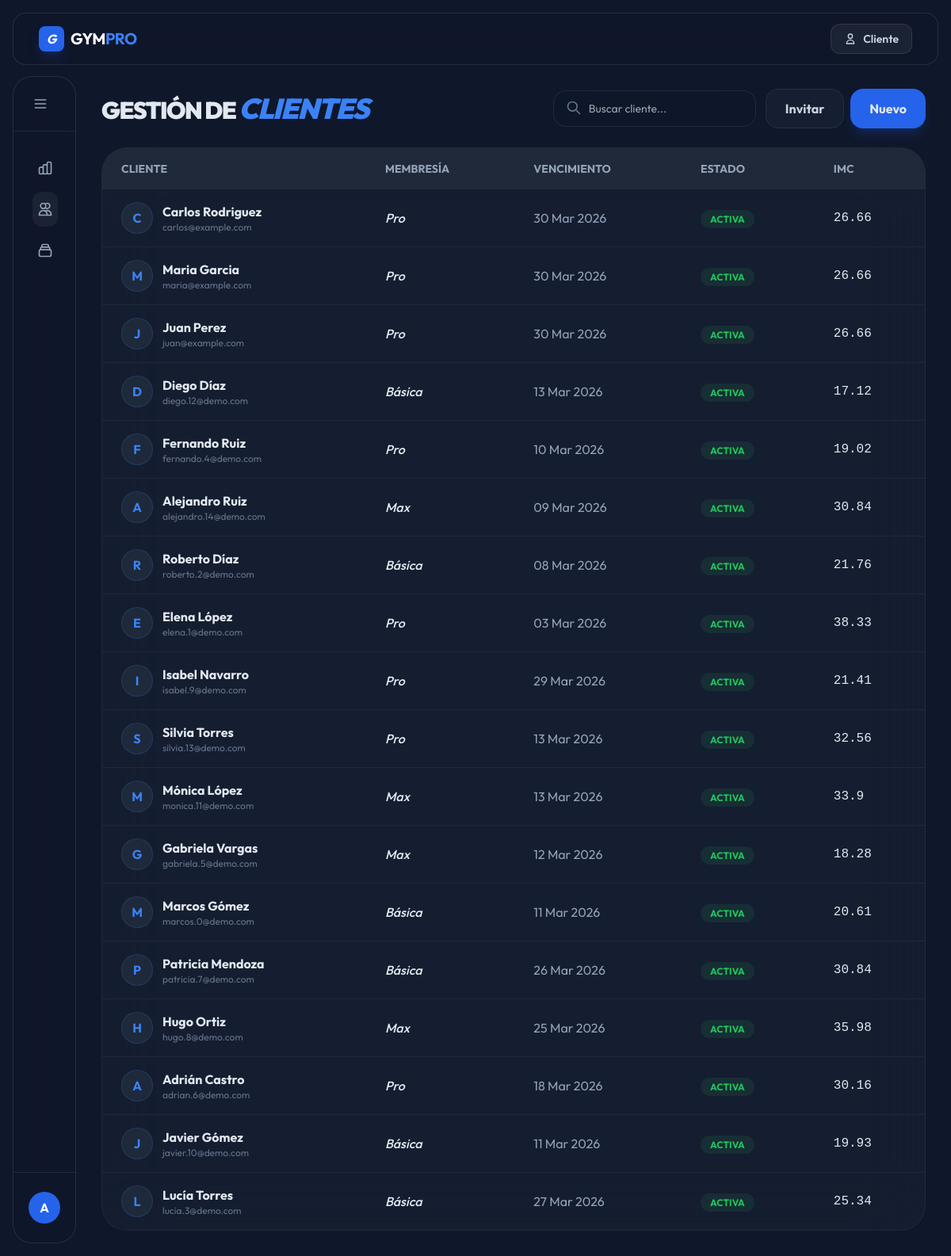
/dashboard/clientes/ (signed in), run on the app's committed database.
### administracion/models.py (models this page shows, shortened)
class Usuario(AbstractBaseUser, PermissionsMixin):
    class Roles(models.TextChoices):
        ADMIN   = 'admin',  'Administrador'
        CLIENTE = 'client', 'Cliente'
    nombre           = models.CharField('Nombre', max_length=100)
    apellido         = models.CharField('Apellido', max_length=100)
    correo           = models.EmailField('Correo electrónico', unique=True)
    telefono         = models.CharField('Teléfono', max_length=20, blank=True, null=True)
    fecha_nacimiento = models.DateField('Fecha de nacimiento', blank=True, null=True)
    direccion        = models.CharField('Dirección', max_length=255, blank=True, null=True)
    foto_perfil      = models.ImageField('Foto de perfil', upload_to='perfiles/', blank=True, null=True)
    rol    = models.CharField('Rol', max_length=10, choices=Roles.choices, default=Roles.CLIENTE)
    activo = models.BooleanField('Activo', default=True)
    is_staff  = models.BooleanField(default=False)
    is_active = models.BooleanField(default=True)
    is_deleted = models.BooleanField('Borrado', default=False, db_index=True)
    fecha_registro       = models.DateTimeField('Fecha de registro', auto_now_add=True)
    ultima_actualizacion = models.DateTimeField('Última actualización', auto_now=True)
    objects     = UsuarioManager()
    all_objects = models.Manager()
    USERNAME_FIELD  = 'correo'
    REQUIRED_FIELDS = ['nombre', 'apellido']
    class Meta:
        verbose_name        = 'Usuario'
        verbose_name_plural = 'Usuarios'
        ordering            = ['-fecha_registro']
    @property
    def nombre_completo(self):
        return f'{self.nombre} {self.apellido}'.strip()

### clientes/models.py (models this page shows, shortened)
class MembresiaCliente(BaseModel):
    class Estado(models.TextChoices):
        ACTIVA     = 'activa',     'Activa'
        VENCIDA    = 'vencida',    'Vencida'
        CANCELADA  = 'cancelada',  'Cancelada'
        SUSPENDIDA = 'suspendida', 'Suspendida'
    class MetodoPago(models.TextChoices):
        EFECTIVO      = 'efectivo',      'Efectivo'
        TARJETA       = 'tarjeta',       'Tarjeta'
        TRANSFERENCIA = 'transferencia', 'Transferencia'
        OTRO          = 'otro',          'Otro'
    class Meta:
        verbose_name        = 'Membresía de cliente'
        verbose_name_plural = 'Membresías de clientes'
        ordering            = ['-fecha_inicio']
        indexes = [
            models.Index(fields=['usuario', 'estado'],  name='idx_mem_usuario_estado'),
            models.Index(fields=['tipo', 'estado'],     name='idx_mem_tipo_estado'),
            models.Index(fields=['fecha_inicio'],        name='idx_mem_fecha_inicio'),
            models.Index(fields=['fecha_fin'],           name='idx_mem_fecha_fin'),
        ]
    usuario = models.ForeignKey(
        Usuario,
        on_delete=models.CASCADE,
        related_name='membresias',
        limit_choices_to={'rol': Usuario.Roles.CLIENTE},
        verbose_name='Cliente',
    )
    tipo = models.ForeignKey(
        TipoMembresia,
        on_delete=models.PROTECT,
        related_name='contrataciones',
        verbose_name='Plan',
    )
    fecha_inicio = models.DateField('Fecha de inicio')
    fecha_fin    = models.DateField('Fecha de fin')
    precio_pagado      = models.DecimalField('Precio pagado (MXN)', max_digits=8, decimal_places=2)
    descuento_aplicado = models.DecimalField('Descuento (%)', max_digits=5, decimal_places=2, default=0)
    metodo_pago        = models.CharField('Método de pago', max_length=15, choices=MetodoPago.choices, default=MetodoPago.EFECTIVO)
    estado       = models.CharField('Estado', max_length=12, choices=Estado.choices, default=Estado.ACTIVA)
    auto_renovar = models.BooleanField('Auto-renovar', default=False)
    notas        = models.TextField('Notas', blank=True)
    registrado_por = models.ForeignKey(
        Usuario,
        on_delete=models.SET_NULL,
        null=True, blank=True,
        related_name='membresias_registradas',
        limit_choices_to={'rol': Usuario.Roles.ADMIN},
        verbose_name='Registrado por',
    )
    fecha_registro      = models.DateTimeField(auto_now_add=True)
    fecha_actualizacion = models.DateTimeField(auto_now=True)

class TipoMembresia(BaseModel):
    class Nombre(models.TextChoices):
        BASICA = 'basica', 'Básica'
        PRO    = 'pro',    'Pro'
        MAX    = 'max',    'Max'
    class Meta:
        verbose_name        = 'Tipo de membresía'
        verbose_name_plural = 'Tipos de membresía'
        ordering            = ['precio_mensual']
    nombre         = models.CharField('Plan', max_length=10, choices=Nombre.choices, unique=True)
    descripcion    = models.TextField('Descripción', blank=True)
    precio_mensual = models.DecimalField('Precio mensual (MXN)', max_digits=8, decimal_places=2)
    duracion_dias  = models.PositiveIntegerField('Duración (días)', default=30)
    acceso_clases_grupales = models.BooleanField('Clases grupales', default=False)
    acceso_areas_premium   = models.BooleanField('Áreas premium', default=False)
    acceso_nutricionista   = models.BooleanField('Nutricionista', default=False)
    numero_acompanantes    = models.PositiveSmallIntegerField('Acompañantes', default=0)
    activo              = models.BooleanField('Activo', default=True)
    fecha_creacion      = models.DateTimeField(auto_now_add=True)
    fecha_actualizacion = models.DateTimeField(auto_now=True)

class PerfilCliente(BaseModel):
    class Meta:
        verbose_name        = 'Perfil de cliente'
        verbose_name_plural = 'Perfiles de clientes'
    usuario = models.OneToOneField(
        Usuario,
        on_delete=models.CASCADE,
        related_name='perfil_cliente',
        limit_choices_to={'rol': Usuario.Roles.CLIENTE},
        verbose_name='Cliente',
    )
    peso_lbs  = models.DecimalField('Peso (lbs)', max_digits=5, decimal_places=2, blank=True, null=True)
    altura_cm = models.DecimalField('Altura (cm)', max_digits=5, decimal_places=2, blank=True, null=True)
    @property
    def imc(self):
        if self.peso_lbs and self.altura_cm and self.altura_cm > 0:
            peso_kg  = float(self.peso_lbs) * 0.453592
            altura_m = float(self.altura_cm) / 100
            return round(peso_kg / (altura_m ** 2), 2)
        return None

### administracion/views.py (the view)
# urls.py: path('dashboard/clientes/', admin_clientes, name='admin_clientes'),
def admin_clientes(request):
    clientes = Usuario.objects.filter(rol=Usuario.Roles.CLIENTE, is_deleted=False).select_related('perfil_cliente').prefetch_related(
        Prefetch('membresias',
                 queryset=MembresiaCliente.objects.filter(estado='activa').select_related('tipo'),
                 to_attr='active_membership')
    ).order_by('-fecha_registro')
    return render(request, 'admin/clientes.html', {'clientes': clientes})

### administracion/base.py (called while the page is built)
    def get_queryset(self):
        return SoftDeleteQuerySet(self.model, using=self._db).filter(is_deleted=False)

### administracion/models.py (called while the page is built)
    def get_queryset(self):
        return SoftDeleteQuerySet(self.model, using=self._db).filter(is_deleted=False)

### templates/admin/clientes.html (shortened to what this page needs)
{% extends 'admin/admin_base.html' %}
{% block admin_content %}
<div id="section-clientes" class="space-y-6">
    <div class="flex flex-col md:flex-row md:justify-between md:items-center space-y-4 md:space-y-0">
        <h1 class="text-3xl font-black tracking-tighter uppercase">Gestión de <span
                class="text-blue-500 italic text-4xl">Clientes</span></h1>
        <div class="flex flex-col sm:flex-row space-y-3 sm:space-y-0 sm:space-x-3 items-center">
            <div class="relative group w-full sm:w-64">
                <input type="text" id="clientSearch" onkeyup="filterClients()" placeholder="Buscar cliente..."
                    class="w-full bg-slate-900/50 border border-slate-700/50 rounded-2xl px-4 py-3 text-sm text-white focus:outline-none focus:border-blue-500/50 transition pl-11 backdrop-blur-xl">
                <svg class="w-5 h-5 text-slate-500 absolute left-4 top-3 group-focus-within:text-blue-500 transition"
                    fill="none" stroke="currentColor" viewBox="0 0 24 24">
                    <path stroke-linecap="round" stroke-linejoin="round" stroke-width="2"
                        d="M21 21l-6-6m2-5a7 7 0 11-14 0 7 7 0 0114 0z" />
                </svg>
            </div>
            <div class="flex space-x-2 w-full sm:w-auto">
                <button onclick="toggleModal('invite-modal')"
                    class="flex-1 sm:flex-none bg-slate-800/50 hover:bg-slate-700/50 text-slate-300 px-6 py-3 rounded-2xl font-bold border border-slate-700/50 transition backdrop-blur-xl">
                    Invitar
                </button>
                <button
                    class="flex-1 sm:flex-none bg-blue-600 hover:bg-blue-500 px-6 py-3 rounded-2xl font-bold shadow-lg shadow-blue-600/20 transition active:scale-95">
                    Nuevo
                </button>
            </div>
        </div>
    </div>
    <div class="bg-slate-800/40 rounded-[2rem] border border-white/5 backdrop-blur-2xl overflow-hidden">
        <div class="overflow-x-auto scrollbar-hide">
            <table class="w-full text-left whitespace-nowrap">
                <thead class="bg-white/5 text-slate-400 text-sm uppercase font-bold">
                    <tr>
                        <th class="px-6 py-4">Cliente</th>
                        <th class="px-6 py-4">Membresía</th>
                        <th class="px-6 py-4">Vencimiento</th>
                        <th class="px-6 py-4">Estado</th>
                        <th class="px-6 py-4">IMC</th>
                    </tr>
                </thead>
                <tbody class="divide-y divide-slate-800">
                    {% for cliente in clientes %}
                    <tr class="hover:bg-white/5 transition client-row">
                        <td class="px-6 py-4 flex items-center space-x-3">
                            <div
                                class="w-10 h-10 rounded-full bg-slate-800 overflow-hidden flex items-center justify-center font-bold text-blue-500 border border-blue-500/20">
                                {% if cliente.foto_perfil %}
                                <img src="{{ cliente.foto_perfil.url }}" class="w-full h-full object-cover">
                                {% else %}
                                {{ cliente.nombre|slice:":1" }}
                                {% endif %}
                            </div>
                            <div>
                                <a href="{% url 'admin_cliente_detail' cliente.pk %}"
                                    class="font-bold search-target hover:text-blue-500 transition">
                                    {{ cliente.nombre_completo }}
                                </a>
                                <p class="text-xs text-slate-500">{{ cliente.correo }}</p>
                            </div>
                        </td>
                        <td class="px-6 py-4 font-medium italic">
                            {{ cliente.active_membership.0.tipo.get_nombre_display|default:"Sin membresía" }}
                        </td>
                        <td class="px-6 py-4 text-slate-400">
                            {{ cliente.active_membership.0.fecha_fin|date:"d M Y"|default:"-" }}
                        </td>
                        <td class="px-6 py-4">
                            {% if cliente.active_membership.0 %}
                            <span
                                class="px-3 py-1 bg-green-500/10 text-green-500 rounded-full text-xs font-bold uppercase">Activa</span>
                            {% else %}
                            <span
                                class="px-3 py-1 bg-slate-500/10 text-slate-500 rounded-full text-xs font-bold uppercase">Inactiva</span>
                            {% endif %}
                        </td>
                        <td class="px-6 py-4 font-mono">{{ cliente.perfil_cliente.imc|default:"0.0" }}</td>
                    </tr>
                    {% empty %}
                    <tr>
                        <td colspan="5" class="px-6 py-10 text-center text-slate-500">No hay clientes registrados
                            aún.</td>
                    </tr>
                    {% endfor %}
                </tbody>
            </table>
        </div>
    </div>
</div>
{% endblock %}

### templates/components/sidebar.html (shortened to what this page needs)
<aside :class="sidebarOpen ? 'w-64' : 'w-20'"
    class="glass m-4 mr-0 rounded-3xl hidden lg:flex flex-col transition-all duration-300 ease-in-out">
    <div class="p-6 flex items-center justify-between border-b border-slate-800">
        <button @click="sidebarOpen = !sidebarOpen" class="text-slate-400 hover:text-white transition">
            <svg class="w-5 h-5" fill="none" stroke="currentColor" viewBox="0 0 24 24">
                <path stroke-linecap="round" stroke-linejoin="round" stroke-width="2" d="M4 6h16M4 12h16M4 18h16" />
            </svg>
        </button>
    </div>
    <div class="p-6 flex-1">
        <nav class="space-y-2">
            <a href="{% url 'dashboard' %}"
                class="sidebar-link {% if request.resolver_match.url_name == 'dashboard' %}active text-blue-400 bg-white/5{% endif %} flex items-center space-x-3 px-4 py-3 rounded-xl hover:bg-white/5 transition group"
                :class="!sidebarOpen ? 'justify-center px-0' : ''">
            </a>
            <a href="{% url 'admin_clientes' %}"
                class="sidebar-link {% if request.resolver_match.url_name == 'admin_clientes' %}active text-blue-400 bg-white/5{% endif %} flex items-center space-x-3 px-4 py-3 rounded-xl hover:bg-white/5 transition group"
                :class="!sidebarOpen ? 'justify-center px-0' : ''">
                <svg class="w-5 h-5 text-slate-400 group-hover:text-blue-400 shrink-0" fill="none" stroke="currentColor"
                    viewBox="0 0 24 24">
                    <path stroke-linecap="round" stroke-linejoin="round" stroke-width="2"
                        d="M12 4.354a4 4 0 110 5.292M15 21H3v-1a6 6 0 0112 0v1zm0 0h6v-1a6 6 0 00-9-5.197M13 7a4 4 0 11-8 0 4 4 0 018 0z" />
                </svg>
            </a>
            <a href="{% url 'admin_rutinas' %}"
                class="sidebar-link {% if request.resolver_match.url_name == 'admin_rutinas' %}active text-blue-400 bg-white/5{% endif %} flex items-center space-x-3 px-4 py-3 rounded-xl hover:bg-white/5 transition group"
                :class="!sidebarOpen ? 'justify-center px-0' : ''">
            </a>
        </nav>
    </div>
    <div class="mt-auto p-6 border-t border-slate-800 space-y-4">
        <div class="flex items-center space-x-3" :class="!sidebarOpen ? 'justify-center' : ''">
            <div
                class="w-10 h-10 rounded-full bg-blue-600 flex items-center justify-center font-bold text-white shrink-0">
                {{ user.nombre|slice:":1" }}
            </div>
        </div>
    </div>
</aside>

### templates/base.html (style rules this page uses)
body { font-family: 'Outfit', sans-serif; }
.glass { background: rgba(15, 23, 42, 0.8); backdrop-filter: blur(12px); border: 1px solid rgba(255, 255, 255, 0.1); }
.scrollbar-hide { -ms-overflow-style: none; scrollbar-width: none; }

### data on the page
Usuario: nombre "A"
Usuario: nombre "C", nombre_completo "Carlos Rodriguez", correo "carlos@example.com", active_membership.0.tipo.nombre "Pro", active_membership.0.fecha_fin "30 Mar 2026", shows "ACTIVA", perfil_cliente.imc "26.66"
Usuario: nombre "M", nombre_completo "Maria Garcia", correo "maria@example.com", active_membership.0.tipo.nombre "Pro", active_membership.0.fecha_fin "30 Mar 2026", shows "ACTIVA", perfil_cliente.imc "26.66"
Usuario: nombre "J", nombre_completo "Juan Perez", correo "juan@example.com", active_membership.0.tipo.nombre "Pro", active_membership.0.fecha_fin "30 Mar 2026", shows "ACTIVA", perfil_cliente.imc "26.66"
Usuario: nombre "D", nombre_completo "Diego Díaz", correo "diego.12@demo.com", active_membership.0.tipo.nombre "Básica", active_membership.0.fecha_fin "13 Mar 2026", shows "ACTIVA", perfil_cliente.imc "17.12"
Usuario: nombre "F", nombre_completo "Fernando Ruiz", correo "fernando.4@demo.com", active_membership.0.tipo.nombre "Pro", active_membership.0.fecha_fin "10 Mar 2026", shows "ACTIVA", perfil_cliente.imc "19.02"
Usuario: nombre "A", nombre_completo "Alejandro Ruiz", correo "alejandro.14@demo.com", active_membership.0.tipo.nombre "Max", active_membership.0.fecha_fin "09 Mar 2026", shows "ACTIVA", perfil_cliente.imc "30.84"
Usuario: nombre "R", nombre_completo "Roberto Díaz", correo "roberto.2@demo.com", active_membership.0.tipo.nombre "Básica", active_membership.0.fecha_fin "08 Mar 2026", shows "ACTIVA", perfil_cliente.imc "21.76"
Usuario: nombre "E", nombre_completo "Elena López", correo "elena.1@demo.com", active_membership.0.tipo.nombre "Pro", active_membership.0.fecha_fin "03 Mar 2026", shows "ACTIVA", perfil_cliente.imc "38.33"
Usuario: nombre "I", nombre_completo "Isabel Navarro", correo "isabel.9@demo.com", active_membership.0.tipo.nombre "Pro", active_membership.0.fecha_fin "29 Mar 2026", shows "ACTIVA", perfil_cliente.imc "21.41"
Usuario: nombre "S", nombre_completo "Silvia Torres", correo "silvia.13@demo.com", active_membership.0.tipo.nombre "Pro", active_membership.0.fecha_fin "13 Mar 2026", shows "ACTIVA", perfil_cliente.imc "32.56"
Usuario: nombre "M", nombre_completo "Mónica López", correo "monica.11@demo.com", active_membership.0.tipo.nombre "Max", active_membership.0.fecha_fin "13 Mar 2026", shows "ACTIVA", perfil_cliente.imc "33.9"
Usuario: nombre "G", nombre_completo "Gabriela Vargas", correo "gabriela.5@demo.com", active_membership.0.tipo.nombre "Max", active_membership.0.fecha_fin "12 Mar 2026", shows "ACTIVA", perfil_cliente.imc "18.28"
Usuario: nombre "M", nombre_completo "Marcos Gómez", correo "marcos.0@demo.com", active_membership.0.tipo.nombre "Básica", active_membership.0.fecha_fin "11 Mar 2026", shows "ACTIVA", perfil_cliente.imc "20.61"
Usuario: nombre "P", nombre_completo "Patricia Mendoza", correo "patricia.7@demo.com", active_membership.0.tipo.nombre "Básica", active_membership.0.fecha_fin "26 Mar 2026", shows "ACTIVA", perfil_cliente.imc "30.84"
Usuario: nombre "H", nombre_completo "Hugo Ortiz", correo "hugo.8@demo.com", active_membership.0.tipo.nombre "Max", active_membership.0.fecha_fin "25 Mar 2026", shows "ACTIVA", perfil_cliente.imc "35.98"
Usuario: nombre "A", nombre_completo "Adrián Castro", correo "adrian.6@demo.com", active_membership.0.tipo.nombre "Pro", active_membership.0.fecha_fin "18 Mar 2026", shows "ACTIVA", perfil_cliente.imc "30.16"
Usuario: nombre "J", nombre_completo "Javier Gómez", correo "javier.10@demo.com", active_membership.0.tipo.nombre "Básica", active_membership.0.fecha_fin "11 Mar 2026", shows "ACTIVA", perfil_cliente.imc "19.93"
Usuario: nombre "L", nombre_completo "Lucía Torres", correo "lucia.3@demo.com", active_membership.0.tipo.nombre "Básica", active_membership.0.fecha_fin "27 Mar 2026", shows "ACTIVA", perfil_cliente.imc "25.34"
